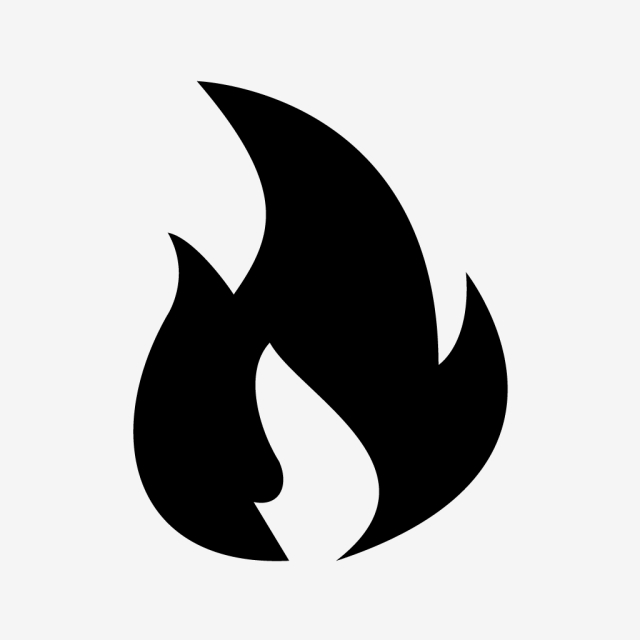
#> input picture Advanced python/samplefire.jpg, 640 x 640 px
$ python detectArrowandFlame.py
#> lines starting #> are read from the running program, lines starting #| are printed output that depends on the picture; after the words box and inside, x2 and y2 are one past the last pixel; in counts of white or black regions, pixels touching at a corner belong together
import cv2
import image_slicer
import numpy as np

def slice_image(filepath):
    image_slicer.slice(filepath, 2)


def check_pixel(filepath):
#> called with filepath = 'samplefire.jpg'
    img = cv2.imread(filepath)
#> img is the input picture: shape (640, 640, 3); min 0, max 246, mean 187.6
    boundaries = [([0, 0, 0], [53, 53, 53])]
    for (lower, upper) in boundaries:
        lower = np.array(lower, dtype="uint8")
        upper = np.array(upper, dtype="uint8")
        mask = cv2.inRange(img, lower, upper)
#> this loop made 1 pass
#> pass 1, in check_pixel, `mask = cv2.inRange(img, lower, upper)`:
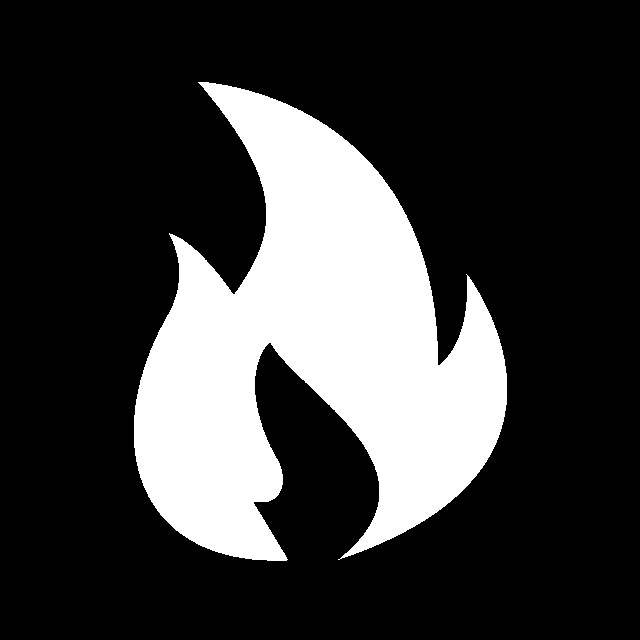
#> mask: shape (640, 640); 23.3% white; 1 white region, box (x1, y1, x2, y2) and area: (134, 82, 507, 561) 95320

    tot_pixel = mask.size
#> tot_pixel = 409600
    black_pixel = np.count_nonzero(mask)
#> black_pixel = 95320
    percentage = round(black_pixel * 100 / tot_pixel, 2)
#> percentage = 23.27
    return percentage


img_name = "samplefire.jpg"
a = img_name.split('.')[0]

identify = check_pixel(img_name)
#> identify = 23.27
if (identify > 23):
    print("Flame detected")

else:
    slice_image(img_name)
    parta = check_pixel(a + "_01_01.png")
    partb = check_pixel(a + "_01_02.png")
    if (parta > partb):
        print("Left Arrow Detected")
    elif (partb > parta):
        print("Right Arrow Detected")
